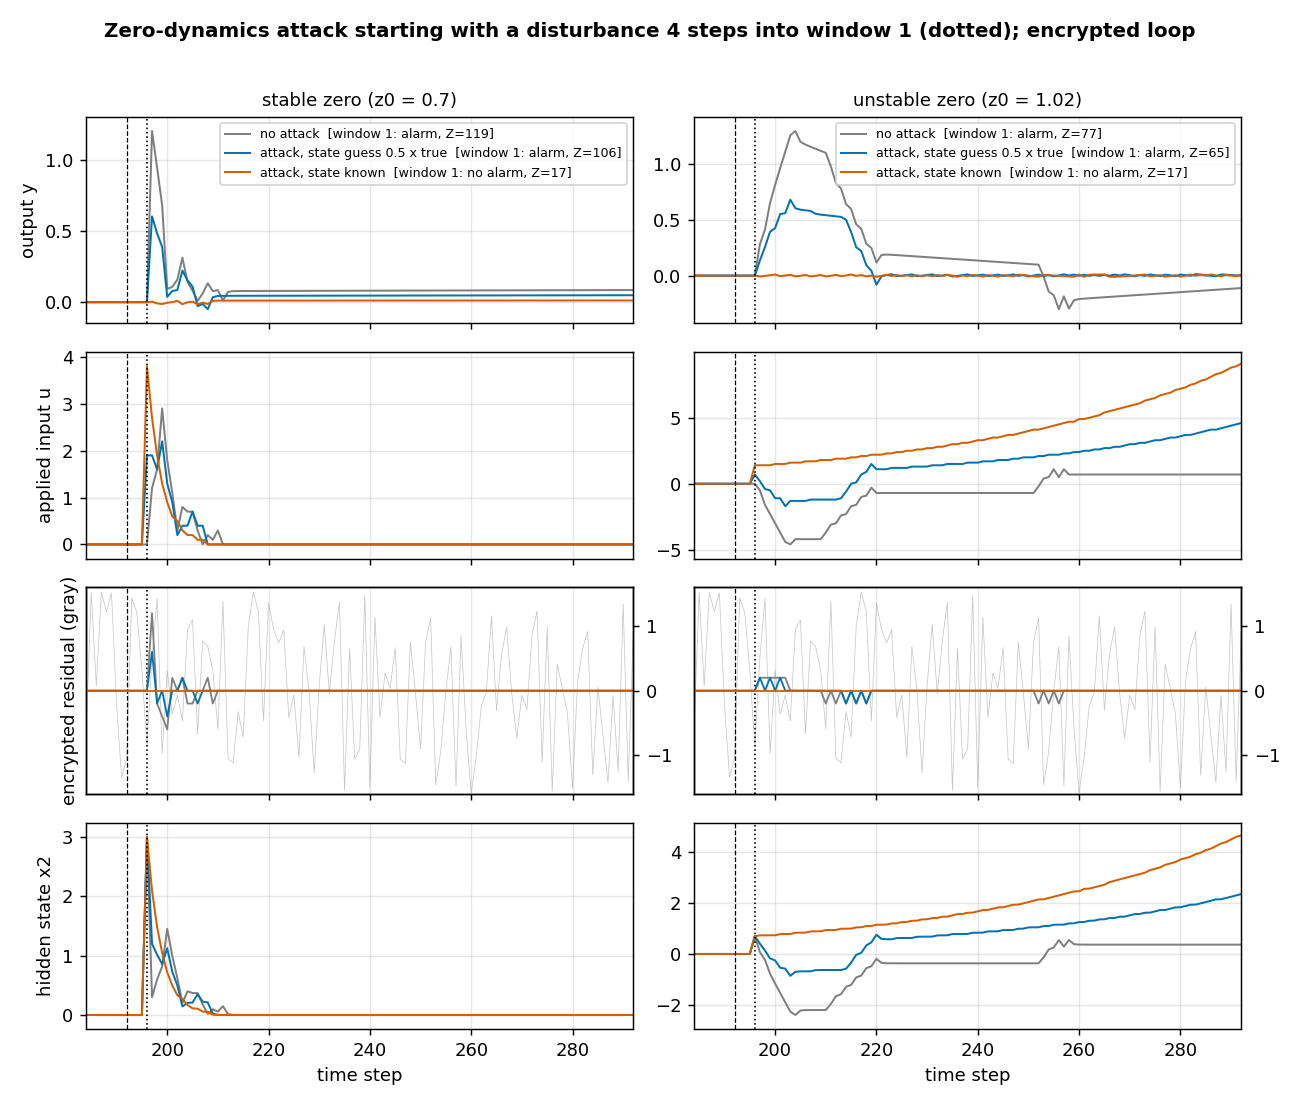

Reproduce this figure in Python.
"""Example figure: no-attack transient with a zero-dynamics attack that starts K0 steps into the window.

The attacker (full state information, as in the unencrypted setting) computes the input that drives the output to
zero in one step and then keeps it there with the zero dynamics, also cancelling the controller's own input:
    u_total(K0) = -(1.001 x1 + 0.4 x2hat) / b1,   u_total(k) = -0.4 x2hat(k) / b1  for k > K0,   U_a = cu*u_total - U_c.
matched:    x2hat = x2 (the attacker knows the hidden state)
mismatched: x2hat = 0.5 x2
Encrypted loop, AERO2 parameters, detection of the window with the 6-vector chi-square test.
Writes stealth_example.png/pdf and det_results/stealth_example.npz.  Run with the research venv python."""
import numpy as np
import matplotlib
matplotlib.use("Agg")
import matplotlib.pyplot as plt
import encrypted, quantized, detect
import zero_attack as za

T = 192
N, KICK, K0, GUESS = 2 * T, T + 4, T + 4, 0.5            # window 1 starts at T; at KICK = K0 the plant state is kicked into (0, xi) and the attack starts
XI = {"stable": 3.0, "unstable": 0.7}                    # kick amplitude: output transient of about 1.2-1.3 in both cases


class KickPlant(za.ZeroPlant):
    """Plant at rest that receives a state kick (0, XI) at step KICK (a disturbance), so that a transient starts there."""
    def __init__(self, z0, xi):
        super().__init__(z0, (0.0, 0.0)); self.k = 0; self.xi = xi

    def apply(self, u):
        super().apply(u); self.k += 1
        if self.k == KICK:
            self.x = self.x + np.array([[0.0], [self.xi]])


def make_spec(kind, xi, xi_att=None):
    spec = za.ZeroSpec(kind, 0.0, xi_att)
    spec.make_plant = lambda: KickPlant(spec.z0, xi)
    return spec


def plan(kind, g, xi):
    spec = make_spec(kind, xi)
    nom = quantized.run(spec, N)                                  # nominal quantized loop (prefix is what the attacker saw)
    pl = spec.make_plant(); xs = []
    for k in range(N):
        xs.append(pl.x[:, 0].copy()); pl.apply(nom["u"][k])
    xs = np.array(xs)
    D, a, b = spec.M["D"][0][0], spec.M["C"][0][0], spec.M["C"][0][1]
    A, B = pl.A, pl.B[:, 0]
    xh = np.array([xs[K0, 0], g * xs[K0, 1]])                    # attacker's belief about the state at K0
    yq = {k: int(nom["yq"][k]) for k in range(K0 + 1)}           # yq history seen up to K0 (yq of later steps: 0)
    Ua = {}
    for k in range(K0, N):
        same = lambda i: (k - i) // spec.kp == k // spec.kp            # controller state is reset every kp steps
        Uc = D * yq.get(k, 0) + (a * yq.get(k - 1, 0) if same(1) else 0) + (b * yq.get(k - 2, 0) if same(2) else 0)
        u_tot = -(A[0] @ xh) / B[0]                               # makes y(k+1) = 0 in the attacker's model
        Utot = int(np.round(spec.cu * u_tot))
        Ua[k] = Utot - Uc
        xh = A @ xh + B * (Utot / spec.cu)
    return spec, Ua


def run(kind, g, xi=None, seed=1):
    xi = XI[kind] if xi is None else xi
    if g is None:
        spec, Ua = make_spec(kind, xi), {}
    else:
        spec, Ua = plan(kind, g, xi)
    out = encrypted.run(spec, N, actuator_attack=lambda k: Ua.get(k, 0), seed=seed, keep_ciphertexts=True)
    res = out["res_ct"]
    Tm = encrypted.noise_map(spec, T)
    dd = [detect.detect_window(res[w * T:(w + 1) * T, :-1], res[w * T:(w + 1) * T, -1], out["q"], spec.lwe["sigma"], Tm) for w in range(2)]
    d = dd[1]                                                     # the window in which the attack starts
    pl = spec.make_plant(); xs = []
    for k in range(N):
        xs.append(pl.x[:, 0].copy()); pl.apply(out["u"][k])
    return dict(y=out["y"], u=out["u"], rho=out["rho"], enc=out["enc_rho"], x2=np.array(xs)[:, 1], q=out["q"], Z=d["Z"],
                flag=bool(d["flag_chi"]), flag0=bool(dd[0]["flag_chi"]), Z0=dd[0]["Z"],
                nz=int(np.count_nonzero(out["rho"][T:])), dec=int(out["dec_errors"]))


if __name__ == "__main__":
    store = {}
    fig, axes = plt.subplots(4, 2, figsize=(10, 8.5), sharex=True)
    cases = (("none", None, "#7f7f7f"), ("mismatched", GUESS, "#0072b2"), ("matched", 1.0, "#d55e00"))
    for j, kind in enumerate(("stable", "unstable")):
        for name, g, col in cases:
            r = run(kind, g); store[f"{kind}_{name}"] = r
            lab = {"none": "no attack", "mismatched": "attack, state guess 0.5 x true", "matched": "attack, state known"}[name]
            lab += f"  [window 1: {'alarm' if r['flag'] else 'no alarm'}, Z={r['Z']:.0f}]"
            t = np.arange(N)
            axes[0, j].plot(t, r["y"], color=col, lw=1.1, label=lab)
            axes[1, j].plot(t, r["u"], color=col, lw=1.1)
            axes[3, j].plot(t, r["x2"], color=col, lw=1.1)
            if name == "matched":
                axes[2, j].plot(t, r["enc"], color="#8c8c8c", lw=0.4, alpha=0.5); axes[2, j].set_ylim(-r["q"] / 2, r["q"] / 2)
                axes[2, j].set_yticks([])
        pax = axes[2, j].twinx(); pax.set_zorder(axes[2, j].get_zorder() + 1); pax.patch.set_visible(False)
        for name, g, col in cases:
            pax.plot(np.arange(N), store[f"{kind}_{name}"]["rho"], color=col, lw=1.0)
        pax.set_ylim(-1.6, 1.6)
        axes[0, j].set_title(f"{kind} zero (z0 = {za.CASES[kind]['z0']})", fontsize=10)
        axes[0, j].legend(fontsize=7, loc="upper right")
        for ax in axes[:, j]:
            ax.axvline(T, color="k", ls="--", lw=0.7); ax.axvline(K0, color="k", ls=":", lw=0.9); ax.grid(alpha=0.3); ax.set_xlim(T - 8, T + 100)
        axes[3, j].set_xlabel("time step")
    for j, kind in enumerate(("stable", "unstable")):
        for i, key in ((0, "y"), (1, "u"), (3, "x2")):
            v = np.concatenate([store[f"{kind}_{n}"][key][T - 8:T + 100] for n in ("none", "mismatched", "matched")])
            pad = 0.08 * (v.max() - v.min() + 1e-9); axes[i, j].set_ylim(v.min() - pad, v.max() + pad)
    for ax, lab in zip(axes[:, 0], ("output y", "applied input u", "encrypted residual (gray)", "hidden state x2")):
        ax.set_ylabel(lab)
    axes[2, 1].yaxis.set_label_position("right")
    fig.suptitle("Zero-dynamics attack starting with a disturbance 4 steps into window 1 (dotted); encrypted loop", fontsize=11, weight="bold")
    fig.tight_layout(rect=(0, 0, 1, 0.97)); fig.savefig("stealth_example.png", dpi=130); fig.savefig("stealth_example.pdf")
    np.savez("det_results/stealth_example.npz", **{f"{k}_{n}": v for k, r in store.items() for n, v in r.items()})
    for k, r in store.items():
        print(f"{k:22s} window0 alarm={r['flag0']} Z0={r['Z0']:.0f} | window1 nonzero residuals {r['nz']:3d}  Z={r['Z']:7.1f}  alarm={r['flag']}  dec_errors={r['dec']}  max|x2|={np.abs(r['x2']).max():.1f}")
